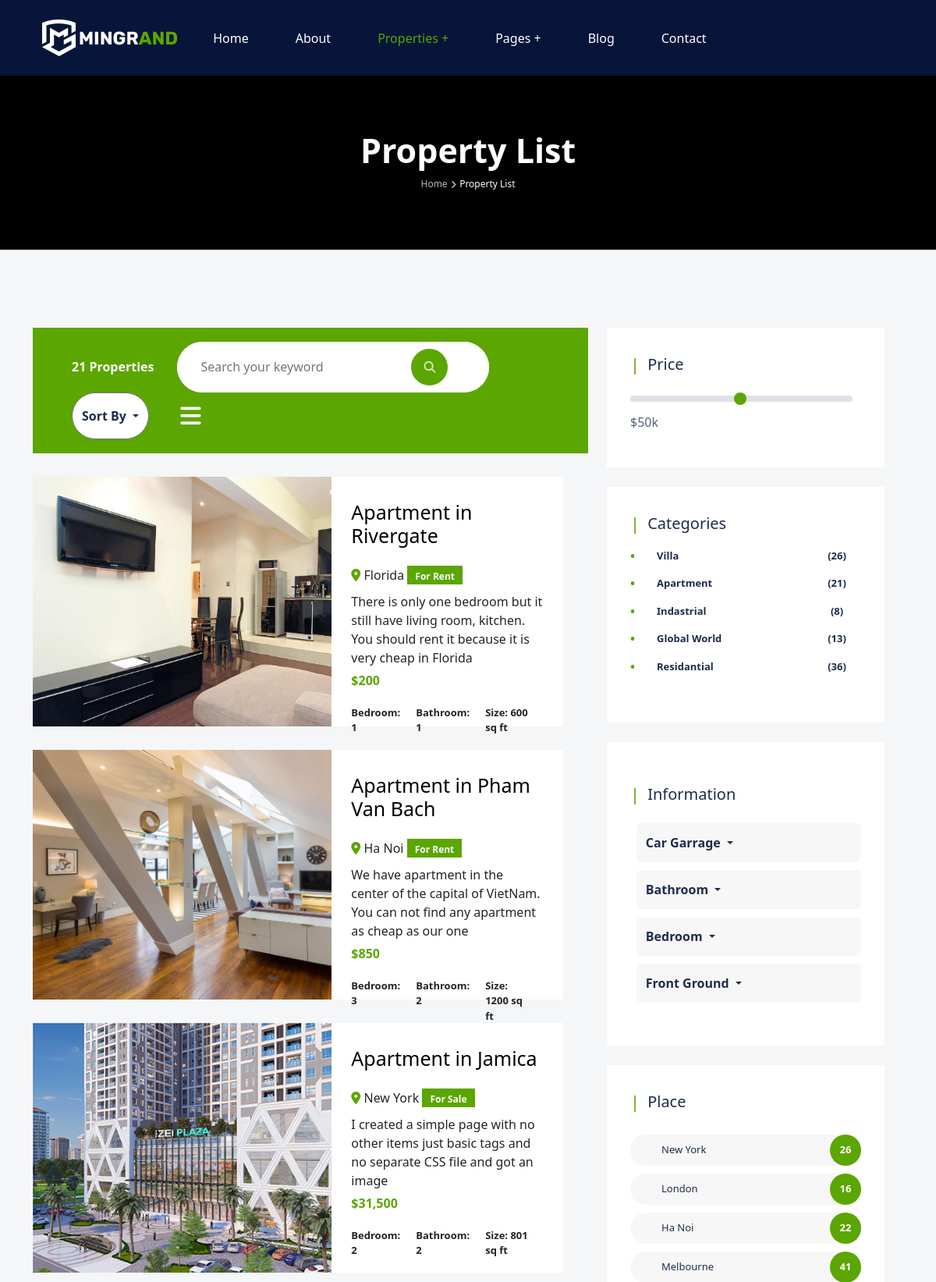
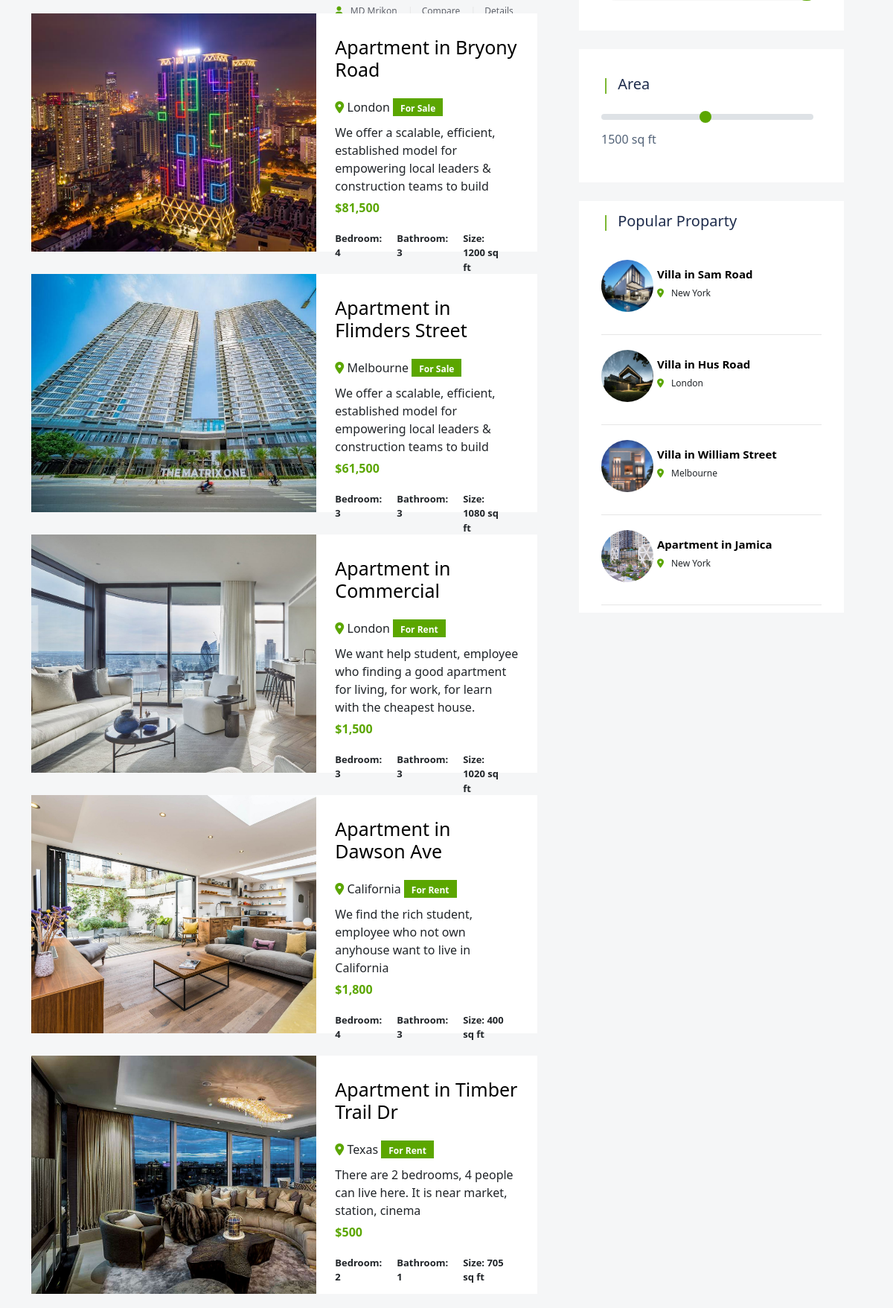
Page /public/propertylist.php?type=Apartment (upper part) on the committed database (2 pictures, top to bottom).
### tables this page shows
CREATE TABLE `house` (
  `id` int(10) NOT NULL,
  `image` varchar(255) NOT NULL,
  `album` longtext NOT NULL DEFAULT '',
  `title` varchar(255) NOT NULL,
  `location` varchar(255) NOT NULL,
  `locationdetail` varchar(255) NOT NULL,
  `price` float NOT NULL,
  `bedrooms` int(10) NOT NULL,
  `bathrooms` int(10) NOT NULL,
  `kitchen` int(10) NOT NULL,
  `livingroom` int(10) NOT NULL,
  `garages` int(10) NOT NULL,
  `area` int(10) NOT NULL,
  `sold` bit(1) NOT NULL,
  `ownerId` int(10) NOT NULL,
  `purpose` varchar(255) NOT NULL,
  `description` varchar(255) NOT NULL,
  `descriptiondetail` varchar(1000) NOT NULL,
  `type` varchar(255) NOT NULL,
  `timepost` date NOT NULL,
  `yearbuild` int(10) NOT NULL,
  `amenities` longtext NOT NULL DEFAULT '',
  `equipment` varchar(255) NOT NULL,
  `orienten` varchar(255) NOT NULL,
  `length` int(10) NOT NULL,
  `width` int(10) NOT NULL,
  `height` int(10) NOT NULL,
  `floors` int(10) NOT NULL,
  `floor` int(10) NOT NULL
);

### public/propertylist.php (the view, shortened to what this page needs)
<?php
$connect = new PDO("mysql:host=127.0.0.1;dbname=mingrand;charset=utf8",
"root", "");
$type = isset($_GET['type']) && $_GET['type'] ? trim($_GET['type']) : '';
if(isset($_GET['type'])){
    $sqlQueryHome = "SELECT * FROM house WHERE type = '{$type}'";
    $stmt = $connect->prepare($sqlQueryHome);
    $stmt->execute();
    $data = $stmt->fetchAll();
}
$sqlPopular = "SELECT * FROM house ORDER BY id asc LIMIT 4";
$stmt3 = $connect -> prepare($sqlPopular);
$stmt3 -> execute();
$data3 = $stmt3 -> fetchAll();
?>
<!DOCTYPE html>
<html lang="en">
  <head>
    <link href="./assets/css/bootstrap.min.css" rel="stylesheet" />
    <link
      rel="stylesheet"
      href="https://cdnjs.cloudflare.com/ajax/libs/font-awesome/6.1.2/css/all.min.css"
    />
    <link rel="stylesheet" href="./assets/slick/slick.css">
    <link rel="stylesheet" href="./style.css" />
  </head>
  <body>
    <div class="wrapper-property">
        <div class="property-banner">
            <div class="container">
                <nav id="navbar" class="navbar navbar-expand-lg">
                    <div class="container-fluid">
                        <a class="navbar-brand" href="./index.php">
                            <img
                            class="logo-img"
                            src="./assets/image/logo.png"
                            alt="logo"
                            />
                            <img
                            class="logo-img"
                            src="./assets/image/logo-text.png"
                            alt="logo"
                            />
                        </a>
                    <div class="collapse navbar-collapse" id="navbarSupportedContent">
                        <ul class="navbar-nav me-auto mb-6 mb-lg-0">
                            <li class="nav-item">
                                <a class="nav-link text-white active home-nav" aria-current="page" href="./index.php"
                                >Home</a
                                >
                            </li>
                            <li class="nav-item">
                                <a class="nav-link" href="./about.php">About</a>
                            </li>
                            <li class="nav-item">
                                <a class="nav-link text-success" href="./propertygrid.php">Properties +</a>
                            </li>
                            <li class="nav-item">
                                <a class="nav-link" href="./pages.php">Pages +</a>
                            </li>
                            <li class="nav-item">
                                <a class="nav-link" href="./blog.php">Blog</a>
                            </li>
                            <li class="nav-item">
                                <a class="nav-link" href="./contact.php">Contact</a>
                            </li>
                        </div>
                    </div>
                </nav>
            </div>
            <div class="contact-us text-center">
                <h1>Property List</h1>
                <div class="breadcrump d-flex justify-content-center">
                    <a href="./index.php">
                        <span>Home</span>
                    </a>
                    <i class="fa-solid fa-angle-right"></i>
                    <h5>Property List</h5>
                </div>
            </div>
        </div>
        <div class="property-content">
            <div class="container">
                <div class="row">
                    <div class="col-lg-8 col-md-7 row">
                        <div class="col-12">
                            <div class="search-property d-flex flex-wrap">
                                <p>21 Properties</p>
                                <form action="propertylist.php" method="post">
                                    <div class="search-form rounded-pill">
                                        <input class="rounded-pill" type="text" name="keyword" placeholder="Search your keyword">
                                        <button class="rounded-circle">
                                            <i class="fa-solid fa-magnifying-glass"></i>
                                        </button>
                                    </div>
                                </form>
                                <div class="dropdown">
                                    <button class="sort-by-dropdown btn btn-secondary rounded-pill dropdown-toggle" type="button" data-bs-toggle="dropdown" aria-expanded="false">
                                      Sort By
                                    </button>
                                </div>
                                <i class="fa-solid fa-bars"></i>
                            </div>
                        </div>
                        <?php foreach($data as $key=>$house):?>
                        <div class="col-12 list-item row" >
                            <a class="col-xl-7 col-12" href="./propertydetail.php?id=<?= $house['id']?>">
                                <div class=" list-item-img" style="background-image:url('<?= $house['image']?>')">
                                </div>
                            </a>
                            <div class="col-xl-5 col-12 list-item-content">
                                <a class="col-xl-7 col-12" href="./propertydetail.php?id=<?= $house['id']?>">
                                    <h3><?= substr($house['title'], 0, 100)?></h3>
                                </a>
                                <i class="fa-solid fa-location-dot"></i>
                                <span><?= $house['location']?></span>
                                <div class="for-sell-small">
                                <span><?= $house['purpose']?></span>
                            </div>
                                <p><?= $house['description']?></p>
                                <span class="apartment-price">$<?= number_format($house['price'])?></span>
                                <div class="apartment-detail d-flex">
                                    <p>Bedroom: <?= $house['bedrooms']?></p>
                                    <p>Bathroom: <?= $house['bathrooms']?></p>
                                    <p>Size: <?= $house['area']?> sq ft</p>
                                </div>
                                <div class="property-img-content d-flex">
                                    <i class="fa-solid fa-user"></i>
                                    <p>MD Mrikon</p>
                                    <span>|</span>
                                    <p>Compare</p>
                                    <span>|</span>
                                    <p>Details</p>
                                </div>
                            </div>
                        </div>
                        <?php endforeach?>
                    </div>
                    <div class="col-lg-4 col-md-5">
                            <div class="price-selector">
                                <div class="categories-selection-item d-flex">
                                <span>|</span>
                                <h3>Price</h3>
                                </div>
                                <div class="price-range">
                                    <input type="range" class="form-range custom-range" min="1" max="100" value="50" id="customRange1">
                                    <p class="range-text">$<span id="rangeId1"></span>k</p>
                                </div>
                            </div>
                        <div class="categories-selector">
                            <div class="categories-selection-item d-flex">
                                <span>|</span>
                                <h3>Categories</h3>
                            </div>
                            <div class="categories-selection">
                                <ul>
                                    <a href="propertylist.php?type=Villa">
                                        <li class="row">
                                            <p class="col-8">Villa</p>
                                            <p class="col-2 text-center">(26)</p>
                                        </li>
                                    </a>
                                    <a href="propertylist.php?type=Apartment">
                                        <li class="row">
                                            <p class="col-8">Apartment</p>
                                            <p class="col-2 text-center">(21)</p>
                                        </li>
                                    </a>
                                    <a href="propertylist.php?type=Indastrial">
                                        <li class="row">
                                            <p class="col-8">Indastrial</p>
                                            <p class="col-2 text-center">(8)</p>
                                        </li>
                                    </a>
                                    <a href="propertylist.php?type=Global World">
                                        <li class="row">
                                            <p class="col-8">Global World</p>
                                            <p class="col-2 text-center">(13)</p>
                                        </li>
                                    </a>
                                    <a href="propertylist.php?type=Residantial">
                                        <li class="row">
                                            <p class="col-8">Residantial</p>
                                            <p class="col-2 text-center">(36)</p>
                                        </li>
                                    </a>
                                </ul>
                            </div>
                        </div>
                        <div class="information-selector">
                            <div class="categories-selection-item d-flex">
                                <span>|</span>
                                <h3>Information</h3>
                            </div>
                            <div class="dropdown">
                                <button class="btn btn-secondary dropdown-toggle" type="button" data-bs-toggle="dropdown" aria-expanded="false">
                                    Car Garrage
                                </button>
                            </div>
                            <div class="dropdown">
                                <button class="btn btn-secondary dropdown-toggle" type="button" data-bs-toggle="dropdown" aria-expanded="false">
                                    Bathroom
                                </button>
                            </div>
                            <div class="dropdown">
                                <button class="btn btn-secondary dropdown-toggle" type="button" data-bs-toggle="dropdown" aria-expanded="false">
                                  Bedroom
                                </button>
                            </div>
                            <div class="dropdown">
                                <button class="btn btn-secondary dropdown-toggle" type="button" data-bs-toggle="dropdown" aria-expanded="false">
                                  Front Ground
                                </button>
                            </div>
                        </div>
                        <div class="place-selector">
                            <div class="categories-selection-item d-flex">
                                <span>|</span>
                                <h3>Place</h3>
                            </div>
                            <a href="propertylist.php?location=NewYork">
                                <div class="place-selection-item rounded-pill d-flex justify-content-between">
                                    <p class="col-8">New York</p>
                                    <div class="number-circle rounded-circle col-4">
                                        <p>26</p>
                                    </div>
                                </div>
                            </a>
                            <a href="propertylist.php?location=London">
                                <div class="place-selection-item rounded-pill d-flex justify-content-between">
                                    <p>London</p>
                                    <div class="number-circle rounded-circle">
                                        <p>16</p>
                                    </div>
                                </div>
                            </a>
                            <a href="propertylist.php?location=HaNoi">
                                <div class="place-selection-item rounded-pill d-flex justify-content-between">
                                    <p>Ha Noi</p>
                                    <div class="number-circle rounded-circle">
                                        <p>22</p>
                                    </div>
                                </div>
                            </a>
                            <a href="propertylist.php?location=Melbourne">
                                <div class="place-selection-item rounded-pill d-flex justify-content-between">
                                    <p>Melbourne</p>
                                    <div class="number-circle rounded-circle">
                                        <p>41</p>
                                    </div>
                                </div>
                            </a>
                        </div>
                        <div class="area-selector">
                            <div class="categories-selection-item d-flex">
                                <span>|</span>
                                <h3>Area</h3>
                            </div>
                            <div class="price-range">
                                <input type="range" class="form-range custom-range" min="0" max="3056" value="1500" id="customRange2">
                                <p class="range-text"><span id="rangeId2"></span> sq ft</p>
                            </div>
                        </div>
                        <div class="popular-proparty">
                            <div class="categories-selection-item d-flex">
                                <span>|</span>
                                <h3>Popular Proparty</h3>
                            </div>
                            <?php foreach($data3 as $popularkey => $popularhouse):?>
                                <div class="popular-proparty-item d-flex">
                                    <div class="img-circle rounded-circle" style="background-image: url('<?= $popularhouse['image']?>')"></div>
                                    <div class="popular-proparty-item-text">
                                        <a href="propertydetail.php?id=<?= $popularhouse['id']?>">
                                            <h5><?= $popularhouse['title']?></h5>
                                        </a>
                                        <div class="d-flex">
                                            <i class="fa-solid fa-location-dot"></i>
                                            <p><?= $popularhouse['location']?></p>
                                        </div>
                                    </div>
                                </div>
                            <?php endforeach?>
                        </div>
                    </div>
                </div>
            </div>
        </div>
  </body>
</html>

### rows in the picture
house: image (picture), title "Apartment in Rivergate", location "Florida", purpose "For Rent", description "There is only one bedroom but it still have living room, kitchen. You should rent it because it is very cheap in Florida", price "200", bedrooms "1", bathrooms "1", area "600"
house: image (picture), title "Apartment in Pham Van Bach", location "Ha Noi", purpose "For Rent", description "We have apartment in the center of the capital of VietNam. You can not find any apartment as cheap as our one", price "850", bedrooms "3", bathrooms "2", area "1200"
house: image (picture), title "Apartment in Jamica", location "New York", purpose "For Sale", description "I created a simple page with no other items just basic tags and no separate CSS file and got an image", price "31,500", bedrooms "2", bathrooms "2", area "801"
house: image (picture), title "Apartment in Bryony Road", location "London", purpose "For Sale", description "We offer a scalable, efficient, established model for empowering local leaders & construction teams to build", price "81,500", bedrooms "4", bathrooms "3", area "1200"
house: image (picture), title "Apartment in Flimders Street", location "Melbourne", purpose "For Sale", description "We offer a scalable, efficient, established model for empowering local leaders & construction teams to build", price "61,500", bedrooms "3", bathrooms "3", area "1080"
house: image (picture), title "Apartment in Commercial", location "London", purpose "For Rent", description "We want help student, employee who finding a good apartment for living, for work, for learn with the cheapest house.", price "1,500", bedrooms "3", bathrooms "3", area "1020"
house: image (picture), title "Apartment in Dawson Ave", location "California", purpose "For Rent", description "We find the rich student, employee who not own anyhouse want to live in California", price "1,800", bedrooms "4", bathrooms "3", area "400"
house: image (picture), title "Apartment in Timber Trail Dr", location "Texas", purpose "For Rent", description "There are 2 bedrooms, 4 people can live here. It is near market, station, cinema", price "500", bedrooms "2", bathrooms "1", area "705"
house: image (picture), title "Villa in Sam Road", location "New York"
house: image (picture), title "Villa in Hus Road", location "London"
house: image (picture), title "Villa in William Street", location "Melbourne"
